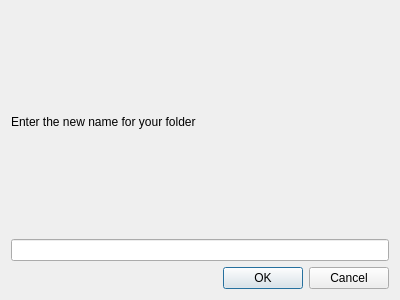
<?xml version="1.0" encoding="UTF-8"?>
<ui version="4.0">
 <class>RenameFolderDialog</class>
 <widget class="QDialog" name="RenameFolderDialog">
  <property name="geometry">
   <rect>
    <x>0</x>
    <y>0</y>
    <width>400</width>
    <height>300</height>
   </rect>
  </property>
  <property name="windowTitle">
   <string>Dialog</string>
  </property>
  <layout class="QVBoxLayout" name="verticalLayout_2">
   <item>
    <layout class="QVBoxLayout" name="verticalLayout">
     <item>
      <widget class="QLabel" name="lblText">
       <property name="text">
        <string>Enter the new name for your folder</string>
       </property>
      </widget>
     </item>
     <item>
      <widget class="QLineEdit" name="editName"/>
     </item>
    </layout>
   </item>
   <item>
    <widget class="QDialogButtonBox" name="buttonBox">
     <property name="orientation">
      <enum>Qt::Horizontal</enum>
     </property>
     <property name="standardButtons">
      <set>QDialogButtonBox::Cancel|QDialogButtonBox::Ok</set>
     </property>
    </widget>
   </item>
  </layout>
 </widget>
 <resources/>
 <connections>
  <connection>
   <sender>buttonBox</sender>
   <signal>accepted()</signal>
   <receiver>RenameFolderDialog</receiver>
   <slot>accept()</slot>
   <hints>
    <hint type="sourcelabel">
     <x>248</x>
     <y>254</y>
    </hint>
    <hint type="destinationlabel">
     <x>157</x>
     <y>274</y>
    </hint>
   </hints>
  </connection>
  <connection>
   <sender>buttonBox</sender>
   <signal>rejected()</signal>
   <receiver>RenameFolderDialog</receiver>
   <slot>reject()</slot>
   <hints>
    <hint type="sourcelabel">
     <x>316</x>
     <y>260</y>
    </hint>
    <hint type="destinationlabel">
     <x>286</x>
     <y>274</y>
    </hint>
   </hints>
  </connection>
 </connections>
</ui>
